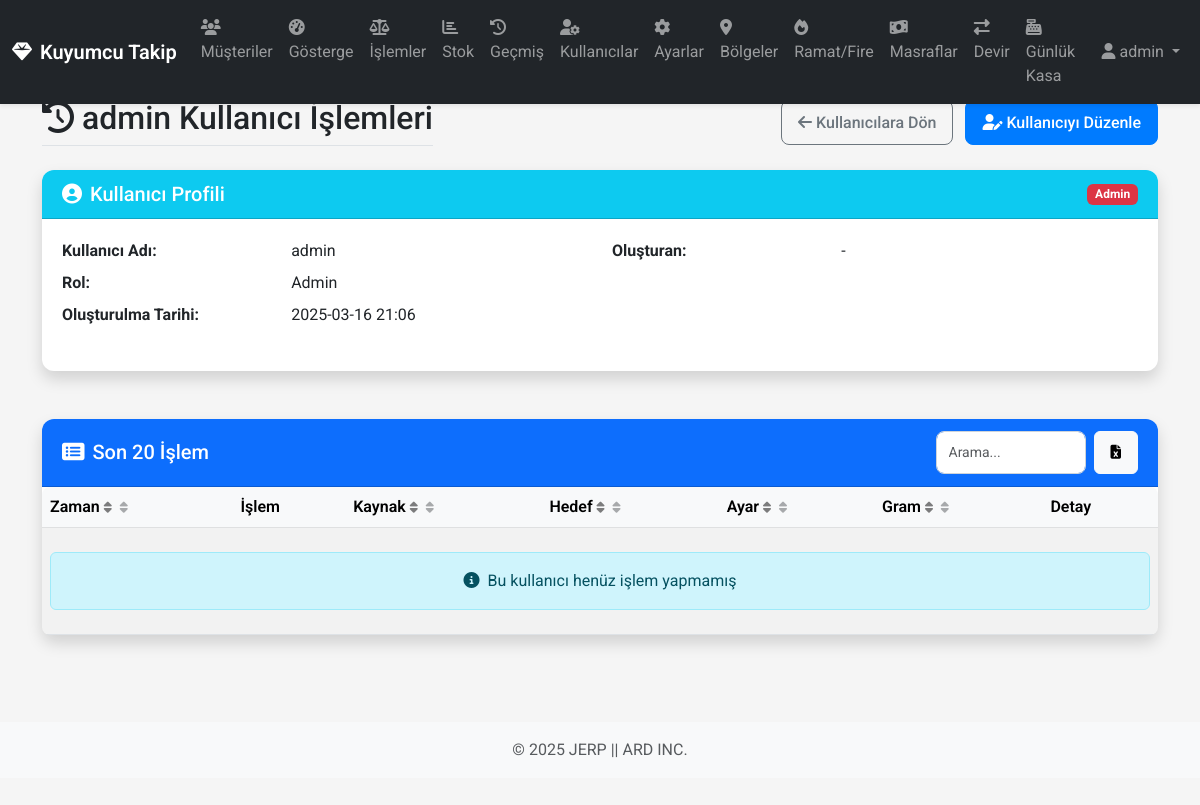
/users/1/operations (signed in), run on an earlier commit of the app's database.
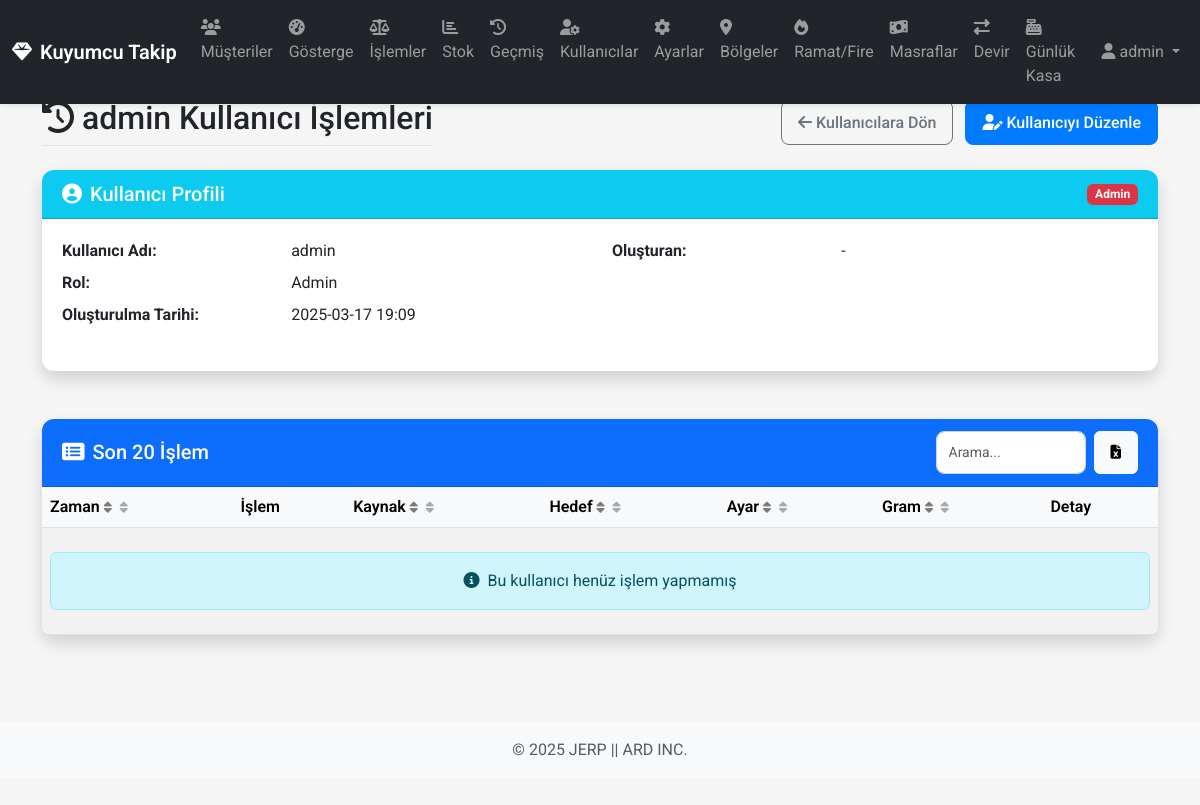
And on a later commit of the database.
### app/models/database.py (models this page shows)
class User(db.Model, UserMixin):
    __tablename__ = 'users'
    id = db.Column(db.Integer, primary_key=True)
    username = db.Column(db.String(64), unique=True, nullable=False)
    password_hash = db.Column(db.String(128), nullable=False)
    is_admin = db.Column(db.Boolean, default=False)
    role = db.Column(db.String(20), default='staff')
    created_by_id = db.Column(db.Integer, db.ForeignKey('users.id'))
    created_at = db.Column(db.DateTime, default=datetime.utcnow)
    created_by = db.relationship('User', remote_side=[id], backref=db.backref('created_users', lazy='dynamic'))
    def has_role(self, role):
        if self.is_admin:
            return True
        if role == 'manager' and self.role == 'manager':
            return True
        if role == 'staff' and (self.role == 'manager' or self.role == 'staff'):
            return True
        return False

### app/routes/views.py (the view)
@main_bp.route('/users/<int:user_id>/operations')
@login_required
def user_operations(user_id):
    user = User.query.get_or_404(user_id)
    if not current_user.has_role('manager') and current_user.id != user_id:
        flash('Bu sayfaya erişim yetkiniz yok!', 'danger')
        return redirect(url_for('main.dashboard'))
    operations = Operation.query.filter_by(user_id=user_id).order_by(Operation.timestamp.desc()).limit(20).all()
    return render_template('user_operations.html', user=user, operations=operations)

### app/routes/views.py (called while the page is built)
@login_manager.user_loader
def load_user(user_id):
    return User.query.get(int(user_id))

### app/templates/user_operations.html (shortened to what the changed rows need)
{% extends 'base.html' %}
{% block content %}
<div class="row mb-4">
    <div class="col">
        <div class="d-flex justify-content-between align-items-center flex-wrap">
            <h2 class="border-bottom pb-2 mb-0">
                <i class="fas fa-history me-2"></i>{{ user.username }} Kullanıcı İşlemleri
            </h2>
            <div class="mt-2 mt-md-0">
                <a href="{{ url_for('main.users') }}" class="btn btn-outline-secondary me-2">
                </a>
                <a href="{{ url_for('main.edit_user', user_id=user.id) }}" class="btn btn-primary">
                </a>
            </div>
        </div>
    </div>
</div>
<div class="row mb-4">
    <div class="col-12">
        <div class="card shadow">
            <div class="card-body">
                <div class="row">
                    <div class="col-md-6">
                        <dl class="row">
                            <dt class="col-sm-5">Kullanıcı Adı:</dt>
                            <dd class="col-sm-7">{{ user.username }}</dd>
                            <dt class="col-sm-5">Rol:</dt>
                            <dd class="col-sm-7">
                                {% if user.is_admin %}Admin{% elif user.role == 'manager' %}Yönetici{% else %}Görevli{% endif %}
                            </dd>
                            <dt class="col-sm-5">Oluşturulma Tarihi:</dt>
                            <dd class="col-sm-7">{{ user.created_at.strftime('%Y-%m-%d %H:%M') if user.created_at else "-" }}</dd>
                        </dl>
                    </div>
                </div>
            </div>
        </div>
    </div>
</div>
<div class="row">
    <div class="col-12">
        <div class="card shadow">
            <div class="card-body p-0">
                <div class="table-responsive">
                    <table class="table table-hover table-striped mb-0 table-sortable" id="operations-table">
                        <thead class="table-light">
                            <tr>
                                <th class="sortable" data-sort="date">Zaman <i class="fas fa-sort"></i></th>
                                <th>İşlem</th>
                                <th class="sortable" data-sort="source">Kaynak <i class="fas fa-sort"></i></th>
                                <th class="sortable" data-sort="target">Hedef <i class="fas fa-sort"></i></th>
                                <th class="sortable" data-sort="setting">Ayar <i class="fas fa-sort"></i></th>
                                <th class="sortable" data-sort="gram">Gram <i class="fas fa-sort"></i></th>
                                <th>Detay</th>
                            </tr>
                        </thead>
                    </table>
                </div>
            </div>
        </div>
    </div>
</div>
{% endblock %}

### app/templates/base.html (shortened to what the changed rows need)
<!DOCTYPE html>
<html lang="tr">
<head>
    <link href="https://cdn.jsdelivr.net/npm/bootstrap@5.3.0/dist/css/bootstrap.min.css" rel="stylesheet">
    <link rel="stylesheet" href="https://cdnjs.cloudflare.com/ajax/libs/font-awesome/6.4.0/css/all.min.css">
    <link rel="stylesheet" href="{{ url_for('static', filename='css/style.css') }}">
    <link rel="stylesheet" href="{{ url_for('static', filename='css/mobile.css') }}">
</head>
<body>
    {% if current_user.is_authenticated %}
    <nav class="navbar navbar-expand-lg navbar-dark bg-dark fixed-top">
        <div class="container-fluid">
            <a class="navbar-brand d-flex align-items-center" href="{{ url_for('main.dashboard') }}">
                <i class="fas fa-gem me-2"></i>Kuyumcu Takip
            </a>
            <div class="collapse navbar-collapse" id="navbarNav">
                <ul class="navbar-nav me-auto">
                    <li class="nav-item">
                        <a class="nav-link {% if request.endpoint == 'main.customers' %}active{% endif %}" href="{{ url_for('main.customers') }}">
                            <i class="fas fa-users nav-icon"></i>
                            <span class="nav-text">Müşteriler</span>
                        </a>
                    </li>
                    <li class="nav-item">
                        <a class="nav-link {% if request.endpoint == 'main.dashboard' %}active{% endif %}" href="{{ url_for('main.dashboard') }}">
                            <i class="fas fa-tachometer-alt nav-icon"></i>
                            <span class="nav-text">Gösterge</span>
                        </a>
                    </li>
                    <li class="nav-item">
                        <a class="nav-link {% if request.endpoint == 'main.operations' %}active{% endif %}" href="{{ url_for('main.operations') }}">
                            <i class="fas fa-balance-scale nav-icon"></i>
                            <span class="nav-text">İşlemler</span>
                        </a>
                    </li>
                    <li class="nav-item">
                        <a class="nav-link {% if request.endpoint == 'main.stock' %}active{% endif %}" href="{{ url_for('main.stock') }}">
                            <i class="fas fa-chart-bar nav-icon"></i>
                            <span class="nav-text">Stok</span>
                        </a>
                    </li>
                    <li class="nav-item">
                        <a class="nav-link {% if request.endpoint == 'main.history' %}active{% endif %}" href="{{ url_for('main.history') }}">
                            <i class="fas fa-history nav-icon"></i>
                            <span class="nav-text">Geçmiş</span>
                        </a>
                    </li>
                    {% if current_user.has_role('manager') %}
                    <li class="nav-item">
                        <a class="nav-link {% if request.endpoint == 'main.users' %}active{% endif %}" href="{{ url_for('main.users') }}">
                            <i class="fas fa-user-cog nav-icon"></i>
                            <span class="nav-text">Kullanıcılar</span>
                        </a>
                    </li>
                    {% endif %}
                    {% if current_user.is_admin %}
                    <li class="nav-item">
                        <a class="nav-link {% if request.endpoint == 'main.settings' %}active{% endif %}" href="{{ url_for('main.settings') }}">
                            <i class="fas fa-cog nav-icon"></i>
                            <span class="nav-text">Ayarlar</span>
                        </a>
                    </li>
                    {% endif %}
                    <li class="nav-item">
                        <a class="nav-link {% if request.endpoint == 'main.regions' %}active{% endif %}" href="{{ url_for('main.manage_regions') }}">
                            <i class="fas fa-map-marker-alt nav-icon"></i>
                            <span class="nav-text">Bölgeler</span>
                        </a>
                    </li>
                    <li class="nav-item">
                        <a class="nav-link {% if request.endpoint == 'main.ramat' or request.endpoint == 'main.fires' %}active{% endif %}" href="{{ url_for('main.ramat') }}">
                            <i class="fas fa-fire nav-icon"></i>
                            <span class="nav-text">Ramat/Fire</span>
                        </a>
                    </li>
                    <li class="nav-item">
                        <a class="nav-link {% if request.endpoint == 'main.expenses' %}active{% endif %}" href="{{ url_for('main.expenses') }}">
                            <i class="fas fa-money-bill-wave nav-icon"></i>
                            <span class="nav-text">Masraflar</span>
                        </a>
                    </li>
                    <li class="nav-item">
                        <a class="nav-link {% if request.endpoint == 'main.transfers' or request.endpoint == 'main.new_transfer' %}active{% endif %}" href="{{ url_for('main.transfers') }}">
                            <i class="fas fa-exchange-alt nav-icon"></i>
                            <span class="nav-text">Devir</span>
                        </a>
                    </li>
                    <li class="nav-item">
                        <a class="nav-link {% if request.endpoint == 'main.daily_vault' or request.endpoint == 'main.daily_vault_history' %}active{% endif %}" href="{{ url_for('main.daily_vault') }}">
                            <i class="fas fa-cash-register nav-icon"></i>
                            <span class="nav-text">Günlük Kasa</span>
                        </a>
                    </li>
                </ul>
                <div class="navbar-nav d-flex align-items-center">
                    <div class="nav-item dropdown">
                        <a class="nav-link dropdown-toggle" href="#" id="navbarDropdown" role="button" data-bs-toggle="dropdown">
                            <i class="fas fa-user me-1"></i><span class="username-text">{{ current_user.username }}</span>
                        </a>
                    </div>
                </div>
            </div>
        </div>
    </nav>
    {% endif %}
    <div class="container main-container mt-4 mb-5">
        {% block content %}{% endblock %}
    </div>
</body>
</html>

What changed in the data, as far as the page shows it:
changed User "admin": created_at "2025-03-16 21:06" → "2025-03-17 19:09"
